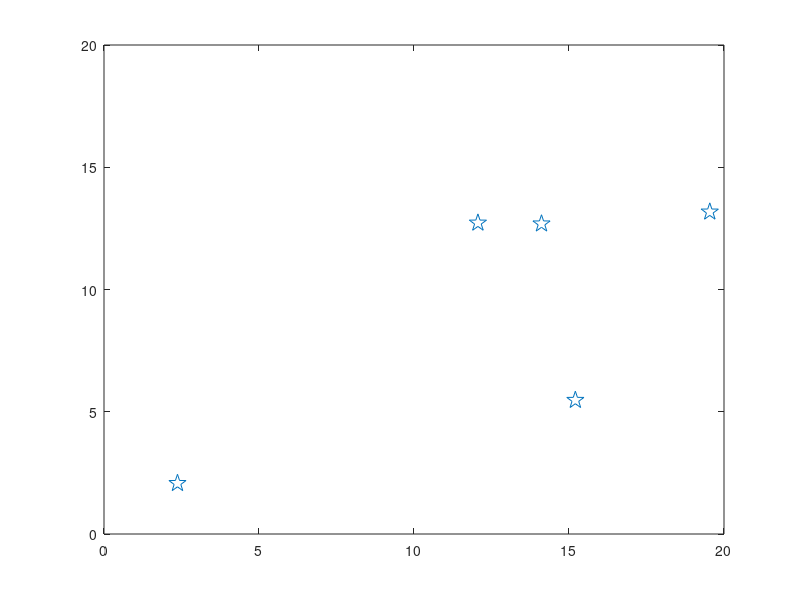

Reproduce this figure in MATLAB.
clc
figure(1)

l = 20; #Largo de eje
r = 0.5; #Radio
C = 0;
n = 5;  #Número de particulas
p = 2;  #Número de ejes
T = 60; #Tiempo
V = 15; #Velocidad

 
 x = 10*rand(n,p)-10
  
 #Vector para velocidad 
 Vx = V*rand(n,p)-5;
 Vy = V*rand(n,p)-5; 

 dt = 0.1;
 
 for t=1:T
    for i=1:n
     x(i,1) = x(i,1)+Vx(i)*dt;
     x(i,2) = x(i,2)+Vy(i)*dt;
  
  #Condición bucle
  for q = 1:n
    for w = 1:p
      if  x(q,w) > l  
        x(q,w) -= l; 
      elseif x(q,w) < 0;  
        x(q,w)+= l; 
      endif
    endfor
   endfor 
    
   for i=1:n
    for j=(i+1):n
      dx = x(i,1)-x(j,1);
      dy = x(i,2)-x(j,2);
        #Repulsión
        if sqrt((dx*dx)+(dy*dy)) <= 2*r   
          x(i,1) = x(i,1)-Vx(i)*dt;
          x(i,2) = x(i,2)-Vy(i)*dt; 
            for i=1:n;
              x(i,1) = x(i,1)-Vx(i)*dt;
              x(i,2) = x(i,2)-Vy(i)*dt; 
            endfor
        endif 
     endfor


    endfor
    endfor 
    plot(x(:,1),x(:,2),'op','markersize',13);
    xlim([0,l]);
    ylim([0,l]);
    hold on
    pause(dt);
    hold off
 endfor
